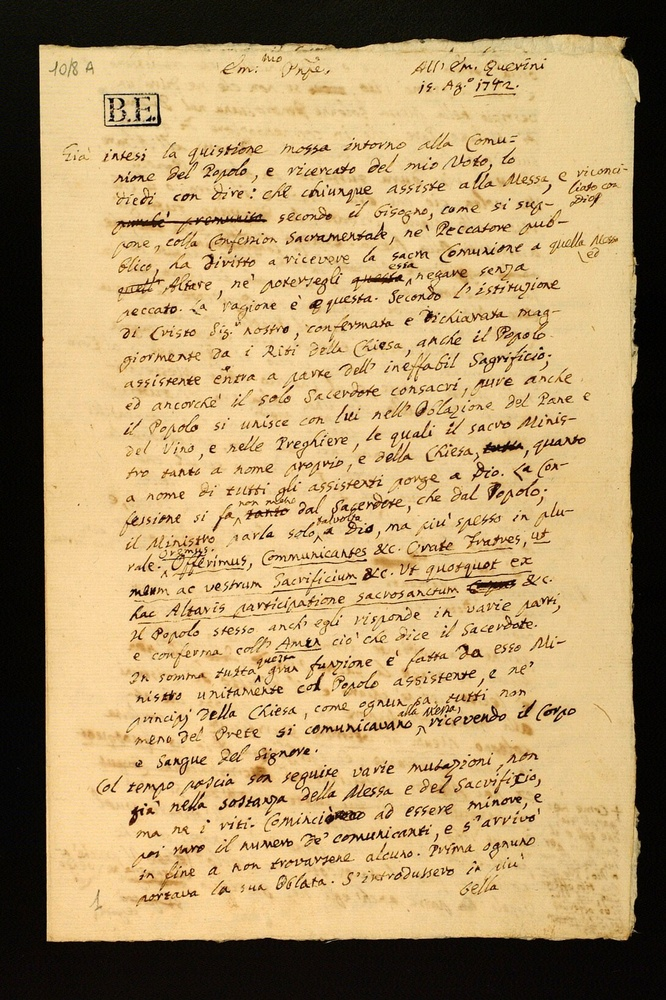
#> input picture original.jpg, 666 x 1000 px, shrunk from 1090 x 1637 before the run, found by its file name
$ python enhance.py
#> lines starting #> are read from the running program, lines starting #| are printed output that depends on the picture
from PIL import Image, ImageEnhance, ImageFilter

def remove_dark_spots(image_path, output_path):
    # Open the image
#> called with image_path = 'original.jpg', output_path = 'D:/project on filter/processed_image.jpg'
    image = Image.open(image_path)
#> image is the input picture: PIL image 666x1000 RGB; mean R, G, B 179.1, 152.5, 108.2

    # Convert the image to grayscale
    gray_image = image.convert("L")
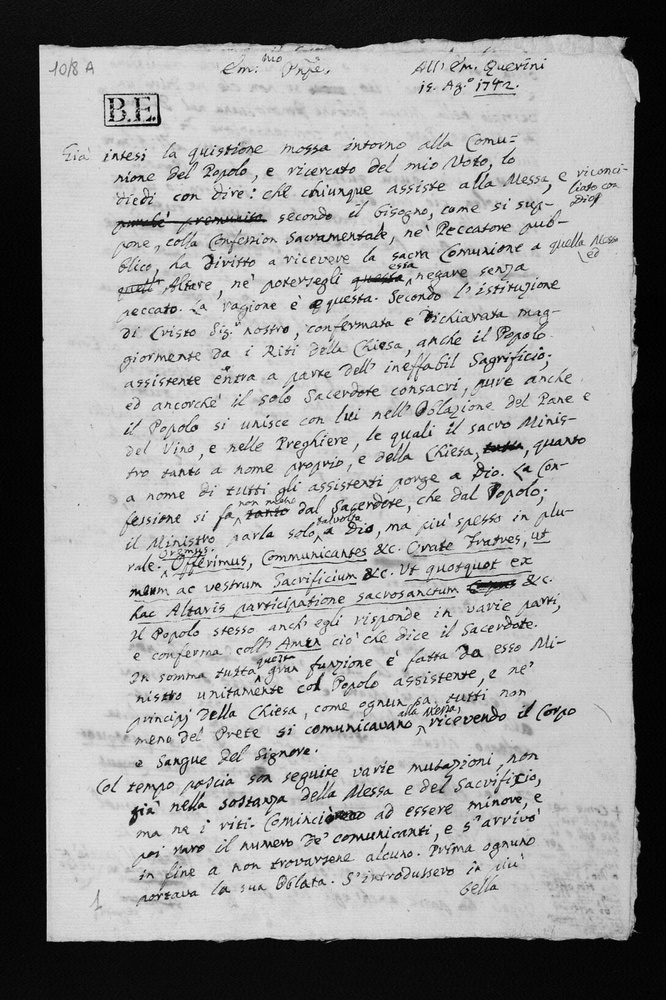
#> gray_image: PIL image 666x1000 L; min 0, max 243, mean 155.4

    # Enhance the contrast
    enhancer = ImageEnhance.Contrast(gray_image)
    enhanced_image = enhancer.enhance(1.5)  # Adjust the enhancement factor as needed
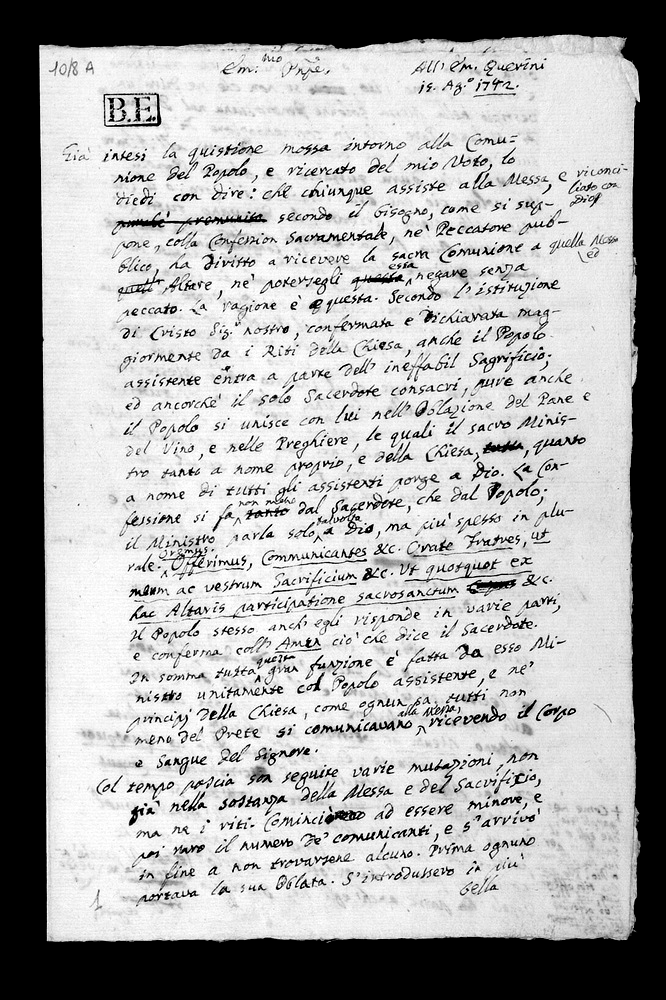
#> enhanced_image: PIL image 666x1000 L; min 0, max 255, mean 169

    # Apply a filter to reduce noise and blur
    blurred_image = enhanced_image.filter(ImageFilter.GaussianBlur(radius=2))
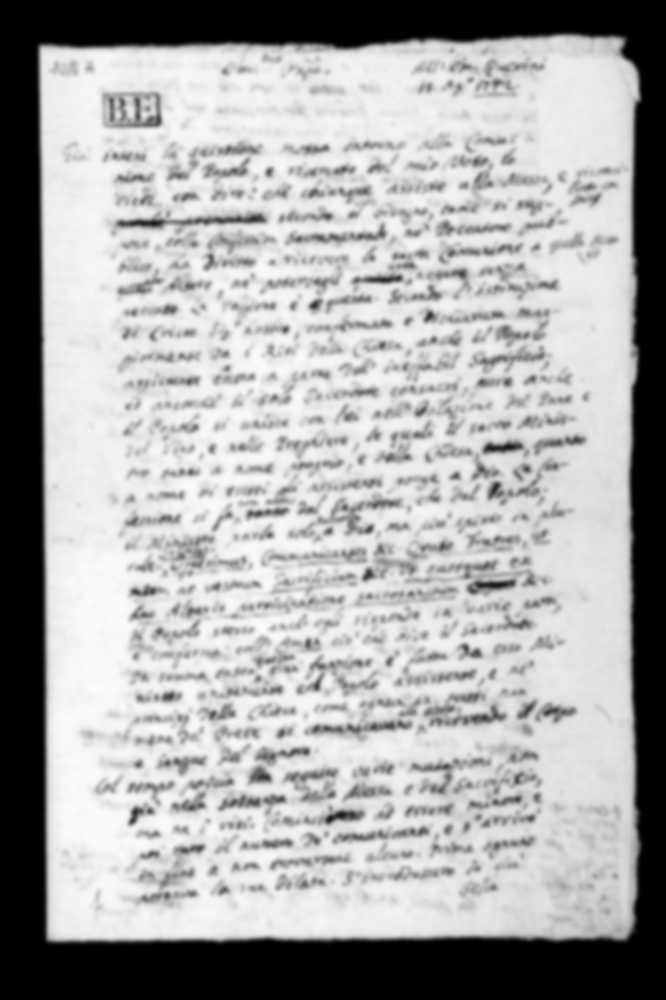
#> blurred_image: PIL image 666x1000 L; min 0, max 251, mean 169

    # Save the result
    blurred_image.save(output_path)

# Example usage
input_path = "original.jpg"
output_path = "D:/project on filter/processed_image.jpg"


remove_dark_spots(input_path, output_path)

$ run again, with 089_4270.jpg copied over original.jpg
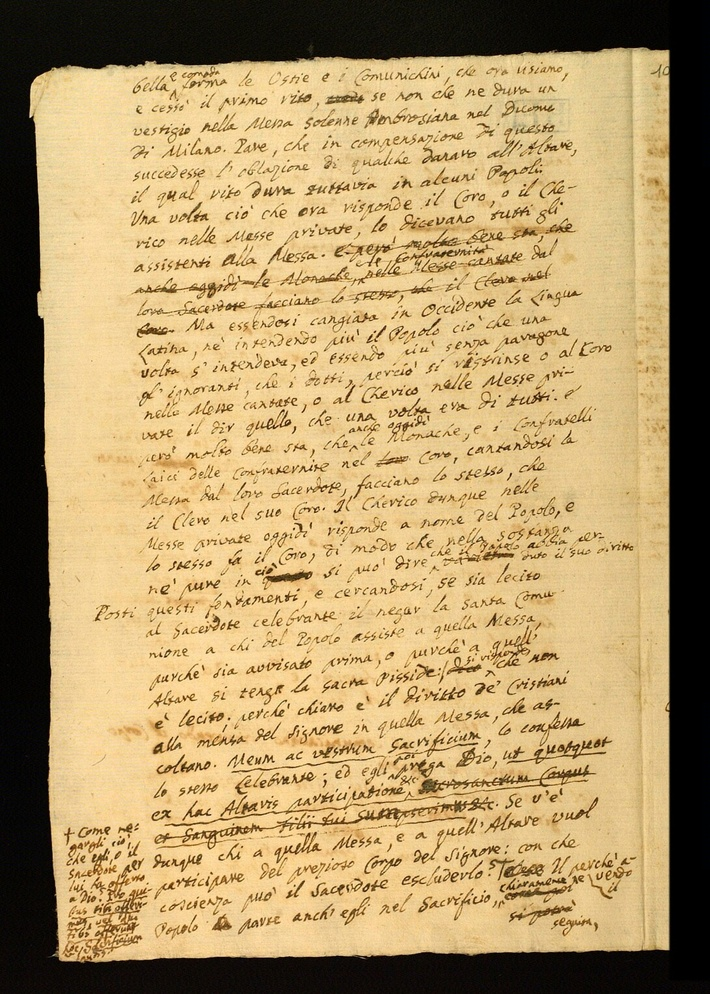
#> input picture 089_4270.jpg, 710 x 994 px, shrunk from 1090 x 1525 before the run, found by its file name
#> in remove_dark_spots, image is the input picture: PIL image 710x994 RGB; mean R, G, B 178.1, 152.5, 105.7
#> in remove_dark_spots, `gray_image = image.convert("L")`:
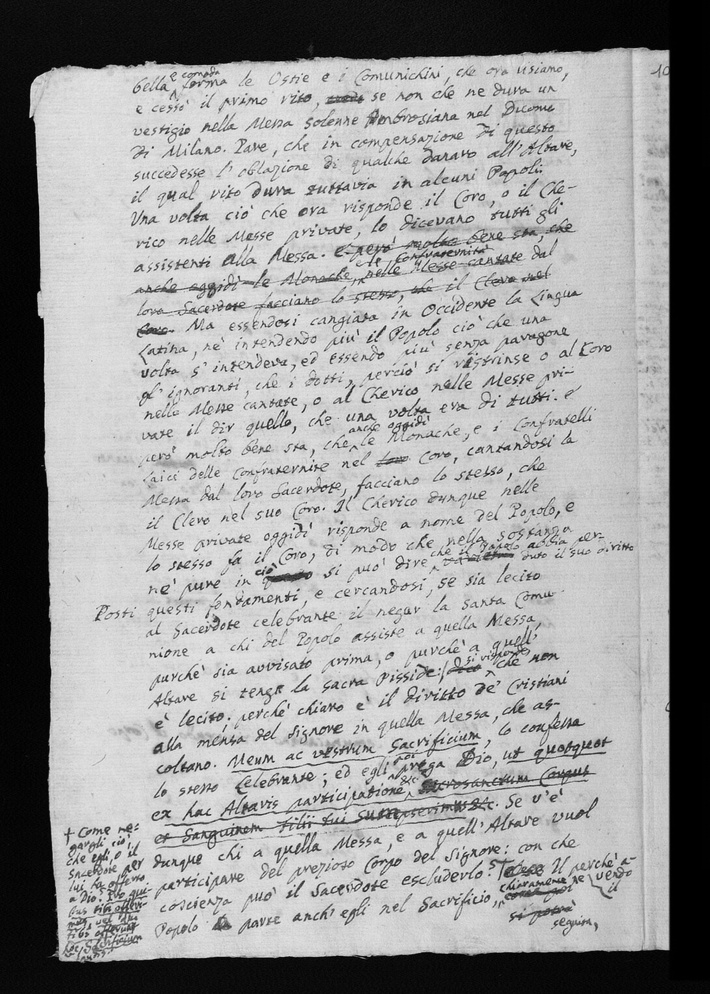
#> gray_image: PIL image 710x994 L; min 0, max 243, mean 154.8
#> in remove_dark_spots, `blurred_image = enhanced_image.filter(ImageFilter.GaussianBlur(radius=..`:
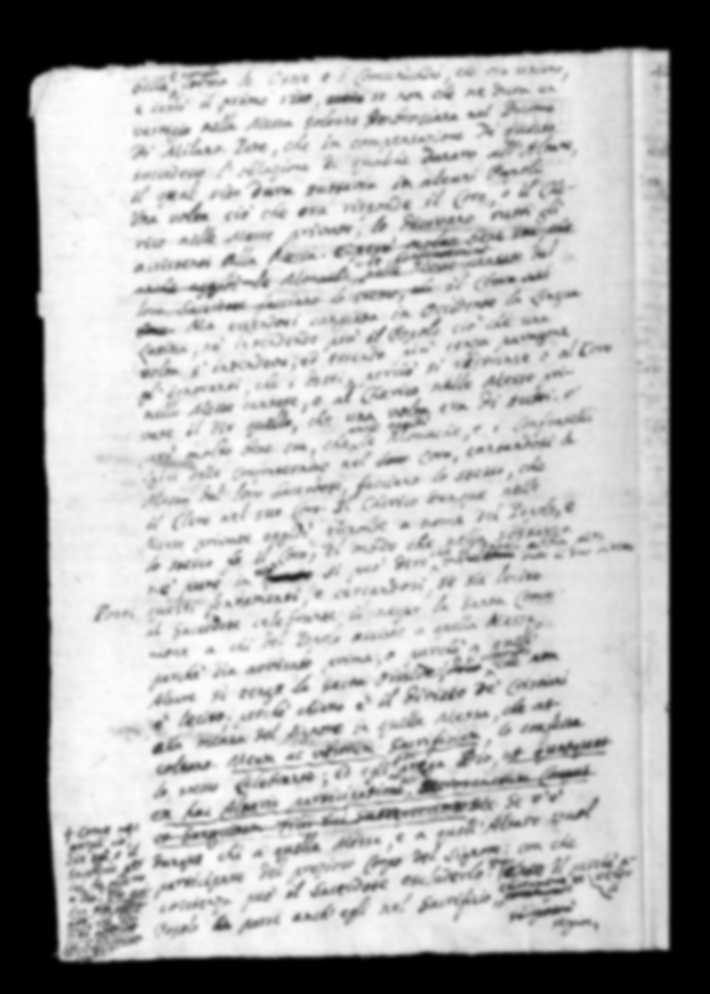
#> blurred_image: PIL image 710x994 L; min 0, max 255, mean 168.3

$ run again, with 089_4271.jpg copied over original.jpg
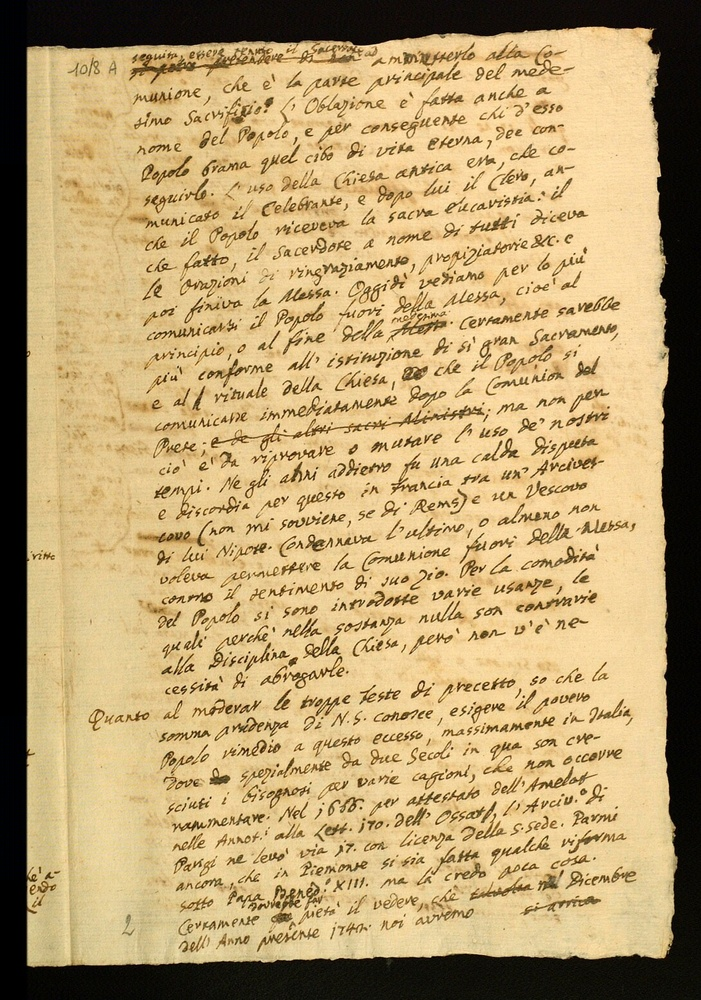
#> input picture 089_4271.jpg, 701 x 1000 px, shrunk from 1090 x 1556 before the run, found by its file name
#> in remove_dark_spots, image is the input picture: PIL image 701x1000 RGB; mean R, G, B 184.5, 159.6, 112.6
#> in remove_dark_spots, `gray_image = image.convert("L")`:
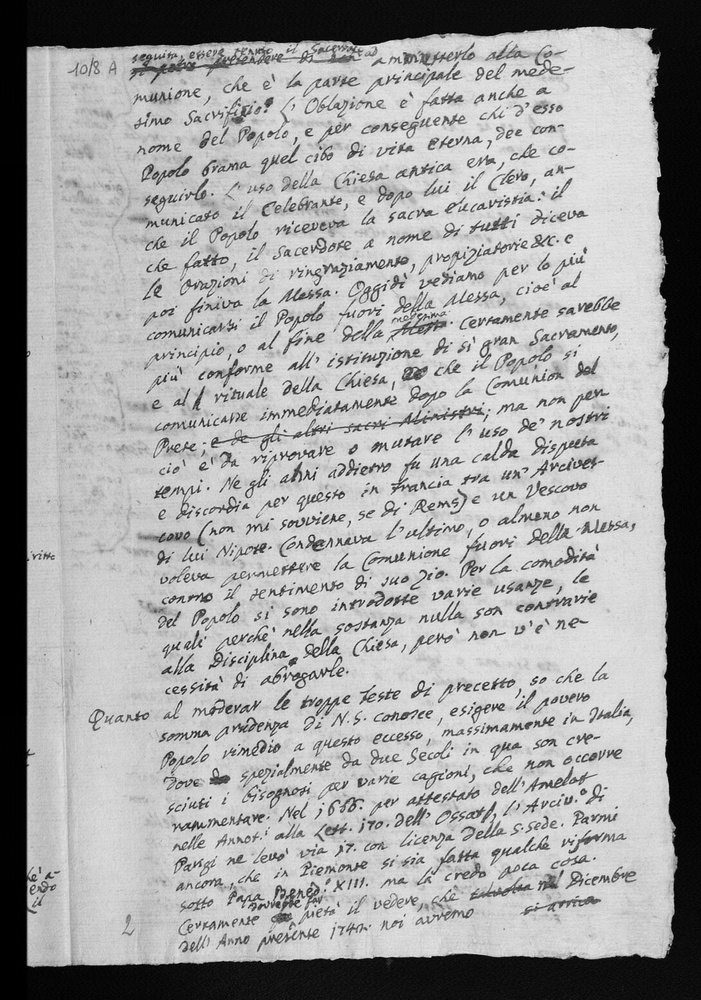
#> gray_image: PIL image 701x1000 L; min 0, max 240, mean 161.7
#> in remove_dark_spots, `blurred_image = enhanced_image.filter(ImageFilter.GaussianBlur(radius=..`:
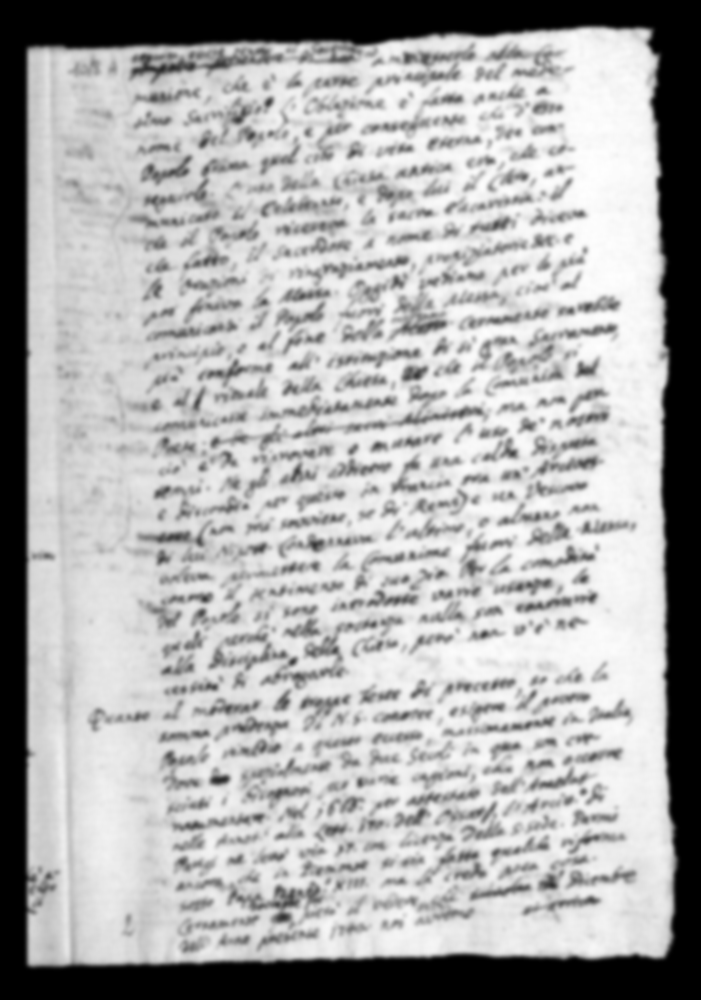
#> blurred_image: PIL image 701x1000 L; min 0, max 254, mean 172.4

$ run again, with first_image.jpg copied over original.jpg
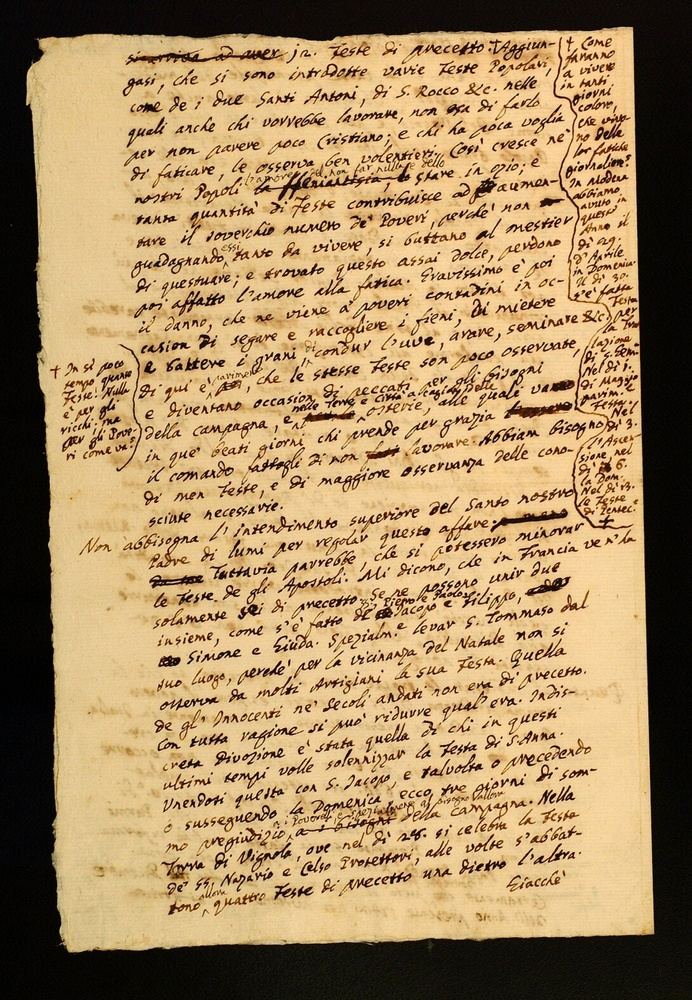
#> input picture first_image.jpg, 692 x 1000 px, shrunk from 1090 x 1575 before the run, found by its file name
#> in remove_dark_spots, image is the input picture: PIL image 692x1000 RGB; mean R, G, B 166.2, 138.6, 98.3
#> in remove_dark_spots, `gray_image = image.convert("L")`:
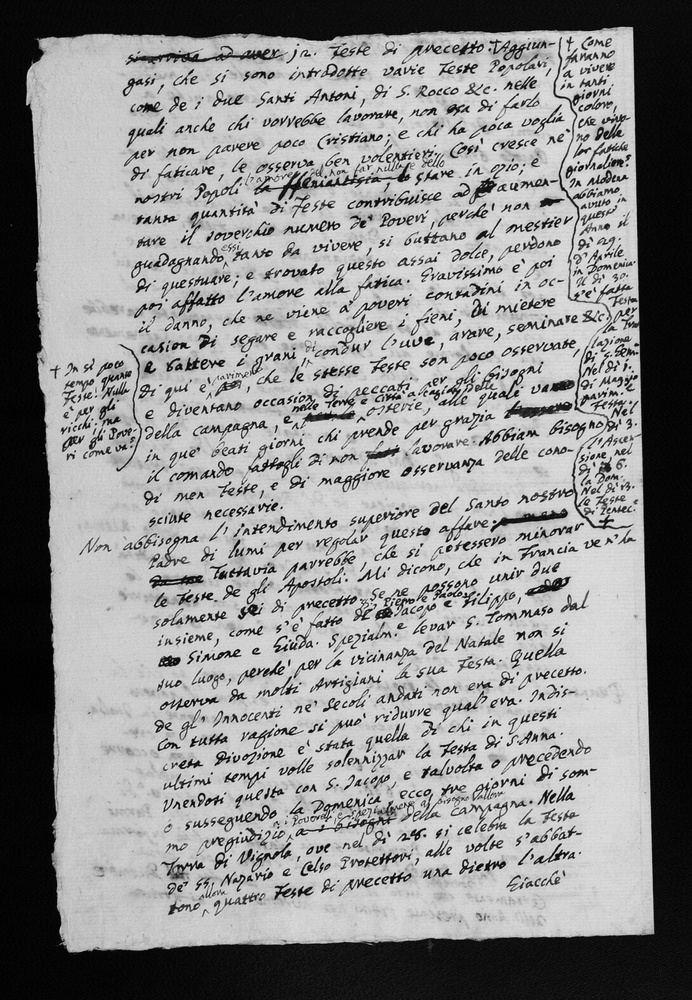
#> gray_image: PIL image 692x1000 L; min 0, max 243, mean 142.3
#> in remove_dark_spots, `blurred_image = enhanced_image.filter(ImageFilter.GaussianBlur(radius=..`:
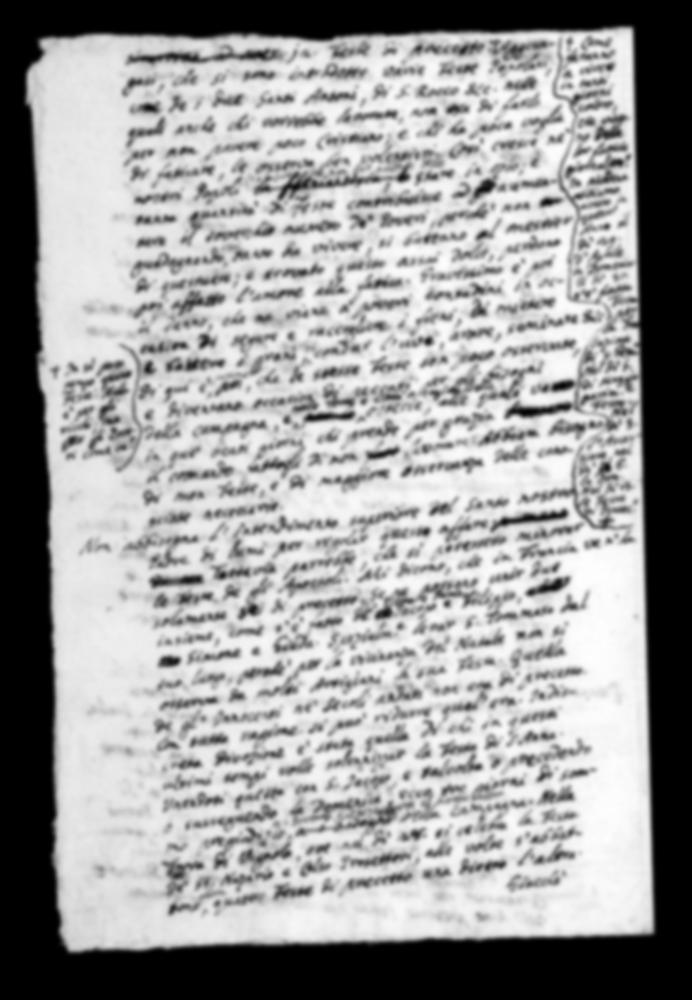
#> blurred_image: PIL image 692x1000 L; min 0, max 255, mean 156.1
